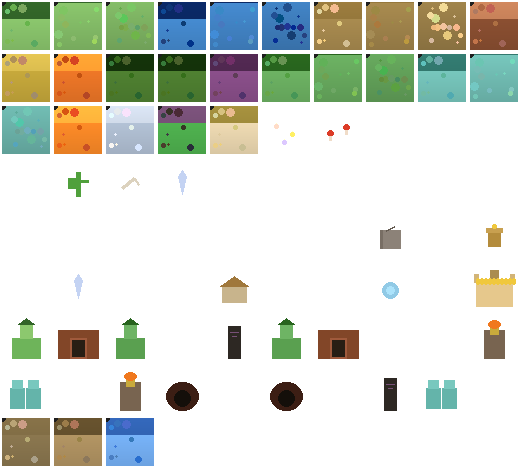
#> input picture godot-host/assets/tileset_atlas.png, 520 x 468 px
$ python slice_and_quantize.py ../../godot-host/assets ../../godot-host/assets
#> lines starting #> are read from the running program, lines starting #| are printed output that depends on the picture
# -*- coding: utf-8 -*-
"""九野 · 大图切片 + 调色板量化管线 (v4)
1. 读取 AI 生成的 192×192 Terrain Group Sheet
2. 按 48×48 网格切片 (4×4=16块)
3. 全局调色板量化 (32色 LUT, K-Means, NO dither)
4. 输出到 v1_tiles/

布局映射 (4×4 grid, row-major):
  [0]NW-outer  [1]N-edge   [2]NE-outer  [3]N-edge2
  [4]W-edge    [5]CENTER   [6]E-edge    [7]CENTER2
  [8]SW-outer  [9]S-edge   [10]SE-outer [11]S-edge2
  [12]W-edge2  [13]CENTER3 [14]E-edge2  [15]CENTER4
"""
import os, sys, glob
from PIL import Image

TILE = 48
GRID = 4
SHEET = TILE * GRID  # 192

# 切片映射: grid_index → tile_id_suffix
SLICE_MAP = {
    0: "corner-outer-nw", 1: "edge-n", 2: "corner-outer-ne", 3: "edge-n2",
    4: "edge-w",          5: "center", 6: "edge-e",          7: "center2",
    8: "corner-outer-sw", 9: "edge-s", 10: "corner-outer-se",11: "edge-s2",
    12:"edge-w2",         13:"center3",14: "edge-e2",        15:"center4",
}

# 调色板: 从 master 图提取 32 色
PALETTE_COLORS = 32


def extract_palette(master_img):
    """从主图提取 32 色调色板 (K-Means via PIL quantize)"""
    quantized = master_img.convert("RGB").quantize(colors=PALETTE_COLORS, method=Image.MEDIANCUT)
    palette = quantized.getpalette()[:PALETTE_COLORS * 3]
    return palette


def apply_palette(img, palette):
    """将图片强制映射到指定调色板 (NO dither, 硬边缘)"""
    p_img = Image.new("P", (1, 1))
    p_img.putpalette(palette)
    if img.mode != "RGBA":
        img = img.convert("RGBA")
    # 分离 alpha
    alpha = img.split()[3]
    rgb = img.convert("RGB").quantize(palette=p_img, dither=Image.Dither.NONE)
    rgb = rgb.convert("RGBA")
    rgb.putalpha(alpha)
    return rgb


def slice_sheet(sheet_path, terrain_prefix, output_dir, master_palette=None):
    """切片一张大图 → 16 个 48×48 瓦片
    AI 输出尺寸不固定 (常 1254×1254), 1254÷4=313.5 不整除。
    正确做法: 在原图上裁到4整除 → 每格精确切 → 每格缩到48×48。
    绝不整图缩放(会压歪网格边界)。
    """
#> called with terrain_prefix = 'tileset_atlas', output_dir = '../../godot-host/assets'
    img = Image.open(sheet_path)
#> img is the input picture: PIL image 520x468 RGBA; mean R, G, B, A 39.9, 44.3, 33.3, 81.8
    if img.mode != "RGBA":
        img = img.convert("RGBA")

    w, h = img.size
#> w = 520; h = 468
    # 裁到4整除 (居中裁剪, 去掉边缘多余像素)
    new_w = (w // GRID) * GRID
#> new_w = 520
    new_h = (h // GRID) * GRID
#> new_h = 468
    if new_w != w or new_h != h:
        left = (w - new_w) // 2
        top = (h - new_h) // 2
        img = img.crop((left, top, left + new_w, top + new_h))
        print(f"    crop {w}x{h} → {new_w}x{new_h} (每格 {new_w//GRID}x{new_h//GRID})")

    cell_w = new_w // GRID  # 每格原始像素 (如313)
#> cell_w = 130
    cell_h = new_h // GRID
#> cell_h = 117

    if master_palette is None:
        master_palette = extract_palette(img)
#> in extract_palette, `quantized = master_img.convert("RGB").quantize(colors=PALETTE_COLORS, ..`:
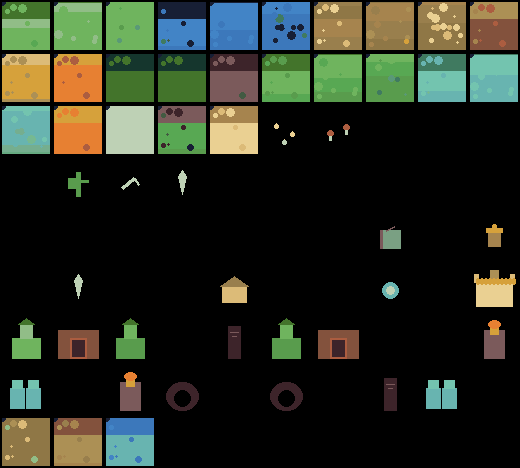
#> quantized: PIL image 520x468 P; mean R, G, B 39.7, 44.9, 32.5
#> in extract_palette, `palette = quantized.getpalette()[:PALETTE_COLORS * 3]`: palette = 96 values, max 234 at index 0, min 0 at index 93, mean 117.6
#> master_palette has the same summary as palette in extract_palette

    sliced = []
    for idx in range(GRID * GRID):
        row = idx // GRID
        col = idx % GRID
        # 在原图上按精确格边界切
        box = (col * cell_w, row * cell_h, (col + 1) * cell_w, (row + 1) * cell_h)
        tile = img.crop(box)
        # 缩到 48×48 (NEAREST 保持像素感)
        tile = tile.resize((TILE, TILE), Image.NEAREST)

        # 调色板量化
        tile = apply_palette(tile, master_palette)

        suffix = SLICE_MAP.get(idx, f"tile{idx}")
        tile_id = f"{terrain_prefix}-{suffix}"
        out_path = os.path.join(output_dir, f"{tile_id}.png")
        tile.save(out_path)
        sliced.append(tile_id)
#> this loop made 16 passes
#> pass 1, in slice_sheet, `tile = img.crop(box)`:
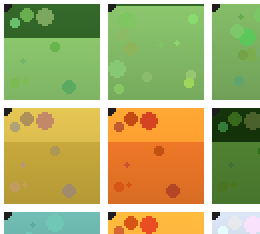
#> tile: PIL image 130x117 RGBA (shown 2 times larger); mean R, G, B, A 130.2, 133.4, 66.1, 215.3; transparent parts drawn white
#> pass 1, in slice_sheet, `tile = tile.resize((TILE, TILE), Image.NEAREST)`:
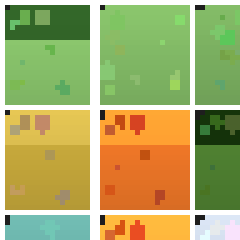
#> tile: PIL image 48x48 RGBA (shown 5 times larger); mean R, G, B, A 133.2, 136.2, 68, 219.1; transparent parts drawn white
#> pass 1, in apply_palette, `alpha = img.split()[3]`:
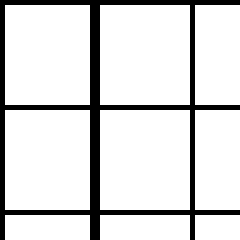
#> alpha: PIL image 48x48 L (shown 5 times larger); 85.9% white; black in thin lines or dots
#> pass 1, in apply_palette, `rgb = img.convert("RGB").quantize(palette=p_img, dither=Image.Dither.N..`:
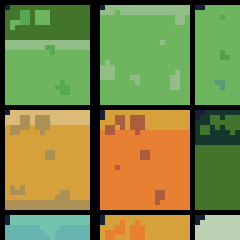
#> rgb: PIL image 48x48 P (shown 5 times larger); mean R, G, B 126.8, 134.2, 69.3
#> after the loop:
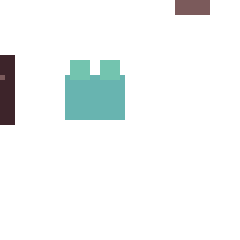
#> tile: PIL image 48x48 RGBA (shown 5 times larger); mean R, G, B, A 8.4, 12, 11.7, 21.6; transparent parts drawn white
#> after the loop, sliced = 16 items, first 6: 'tileset_atlas-corner-outer-nw', 'tileset_atlas-edge-n', 'tileset_atlas-corner-outer-ne', 'tileset_atlas-edge-n2', 'tileset_atlas-edge-w', 'tileset_atlas-center'

    return sliced, master_palette
    for idx in range(GRID * GRID):
        row = idx // GRID
        col = idx % GRID
        box = (col * TILE, row * TILE, (col + 1) * TILE, (row + 1) * TILE)
        tile = img.crop(box)

        # 调色板量化
        tile = apply_palette(tile, master_palette)

        suffix = SLICE_MAP.get(idx, f"tile{idx}")
        tile_id = f"{terrain_prefix}-{suffix}"
        out_path = os.path.join(output_dir, f"{tile_id}.png")
        tile.save(out_path)
        sliced.append(tile_id)

    return sliced, master_palette


def process_all_sheets(sheets_dir, tiles_dir):
    """处理所有大图"""
    sheets = sorted(glob.glob(os.path.join(sheets_dir, "*_noalpha.png")))
    if not sheets:
        sheets = sorted(glob.glob(os.path.join(sheets_dir, "*.png")))

    print(f"Found {len(sheets)} sheets")

    # 全局 master 调色板 (从第一张提取, 或可指定 master)
    master_palette = None
    all_sliced = []

    for sheet_path in sheets:
        fname = os.path.basename(sheet_path)
        # 提取 terrain_prefix: grass_sheet_noalpha.png → grass
        prefix = fname.replace("_sheet_noalpha.png", "").replace("_sheet.png", "").replace(".png", "")
        # 去除 image2_ 前缀
        if prefix.startswith("image2_"):
            prefix = prefix[6:]

        print(f"  slicing {fname} → prefix={prefix}")
        sliced, master_palette = slice_sheet(sheet_path, prefix, tiles_dir, master_palette)
#> master_palette has the same summary as palette in extract_palette
        all_sliced.extend(sliced)
        print(f"    → {len(sliced)} tiles")
#|     → 16 tiles

    print(f"\nTotal: {len(all_sliced)} tiles → {tiles_dir}")
#| Total: 16 tiles → ../../godot-host/assets
    return all_sliced


if __name__ == "__main__":
    sheets_dir = sys.argv[1] if len(sys.argv) > 1 else "out/v1_sheets"
    tiles_dir = sys.argv[2] if len(sys.argv) > 2 else "out/v1_tiles"
    os.makedirs(tiles_dir, exist_ok=True)
    process_all_sheets(sheets_dir, tiles_dir)
